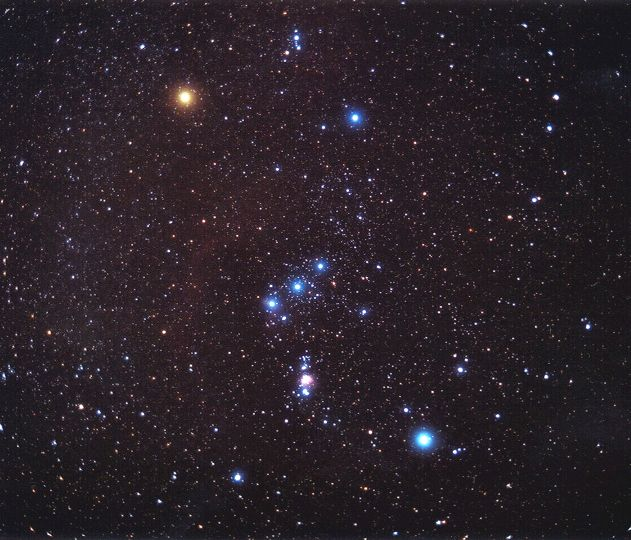
#> input picture CS314  Image Processing Practical (1)/Assignment 04 - Intensity Transformations and Operations on Images/Second_Iteration/orion_spinelli_c1.jpg, 631 x 540 px
$ python q1.py
#> lines starting #> are read from the running program, lines starting #| are printed output that depends on the picture; after the words box and inside, x2 and y2 are one past the last pixel; in counts of white or black regions, pixels touching at a corner belong together
import cv2
import matplotlib.pyplot as plt
import numpy as np


image = cv2.imread(r'orion_spinelli_c1.jpg',cv2.IMREAD_GRAYSCALE)
#> image: shape (540, 631); min 0, max 255, mean 37

# blur() ksize = (10,10)
ksize = (10,10)
blurred_image = cv2.blur(image,ksize)
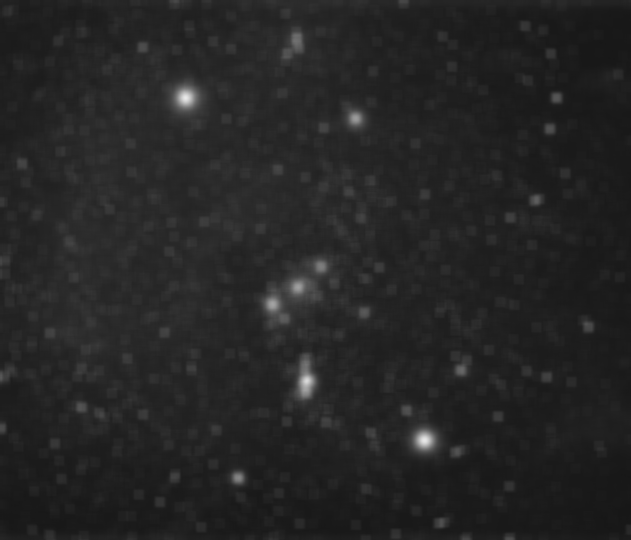
#> blurred_image: shape (540, 631); min 23, max 233, mean 37

# medianblur
image_median_Blur = cv2.medianBlur(image,5)

#guassian blur
image_guassian_blur = cv2.GaussianBlur(image,(5,5),0)


# Otzu's Thresholding
ret2,thresh_otzu = cv2.threshold(image,0,255,cv2.THRESH_BINARY+cv2.THRESH_OTSU)
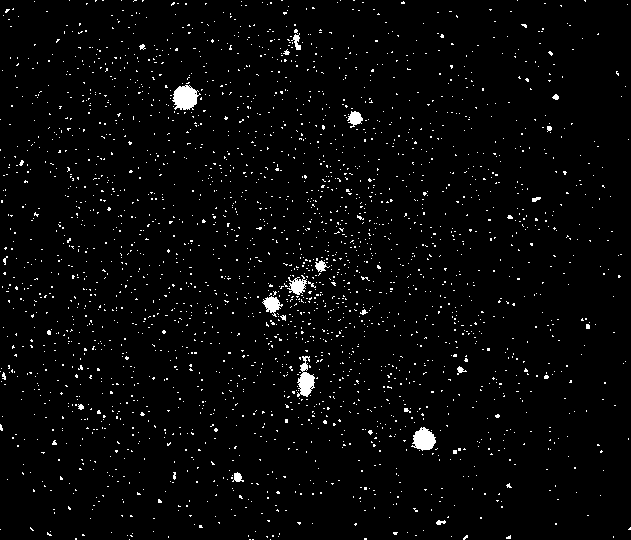
#> thresh_otzu: shape (540, 631); 2.6% white; 2634 white regions (2611 under 20 px), largest, box (x1, y1, x2, y2) and area: (172, 85, 201, 110) 489, (411, 427, 436, 451) 395, (297, 356, 315, 397) 393
#> ret2 = 84

# Otzu's Thresholding after Gaussian filtering
img_gaussian_blurred = cv2.GaussianBlur(image,(5,5),0)
ret3,thresh_otzu_blurred =cv2.threshold(image_guassian_blur,0,255,cv2.THRESH_BINARY+cv2.THRESH_OTSU)
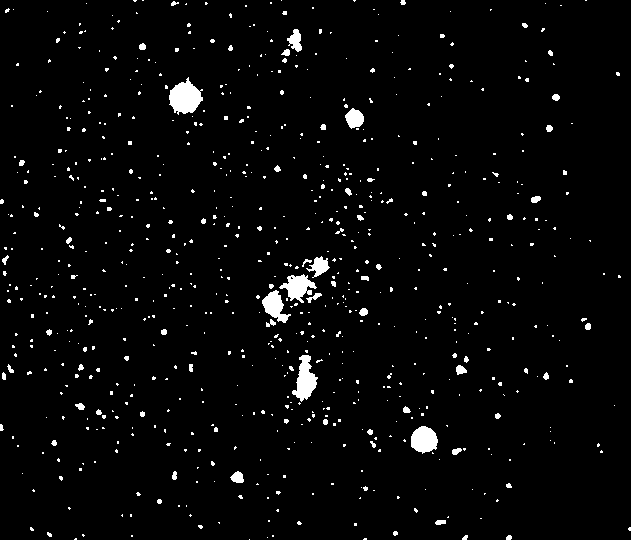
#> thresh_otzu_blurred: shape (540, 631); 2.9% white; 755 white regions (687 under 20 px), largest, box (x1, y1, x2, y2) and area: (169, 77, 203, 115) 814, (292, 355, 318, 402) 648, (411, 426, 438, 454) 562
#> ret3 = 67


plt.subplot(131)
plt.title("Original")
plt.xticks([]),plt.yticks([])
plt.imshow(image,cmap="Greys_r")

plt.subplot(132)
plt.title("Median Blur")
plt.xticks([]),plt.yticks([])
plt.imshow(thresh_otzu,cmap="Greys_r")

plt.subplot(133)
plt.title("Guassian Blur otuzu")
plt.xticks([]),plt.yticks([])
plt.imshow(thresh_otzu_blurred,cmap="Greys_r")

plt.show()
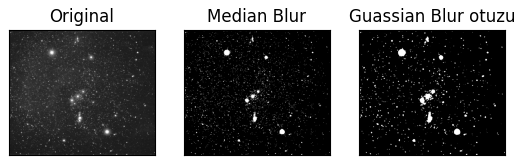
#> figure drawn by matplotlib, 3 panels
